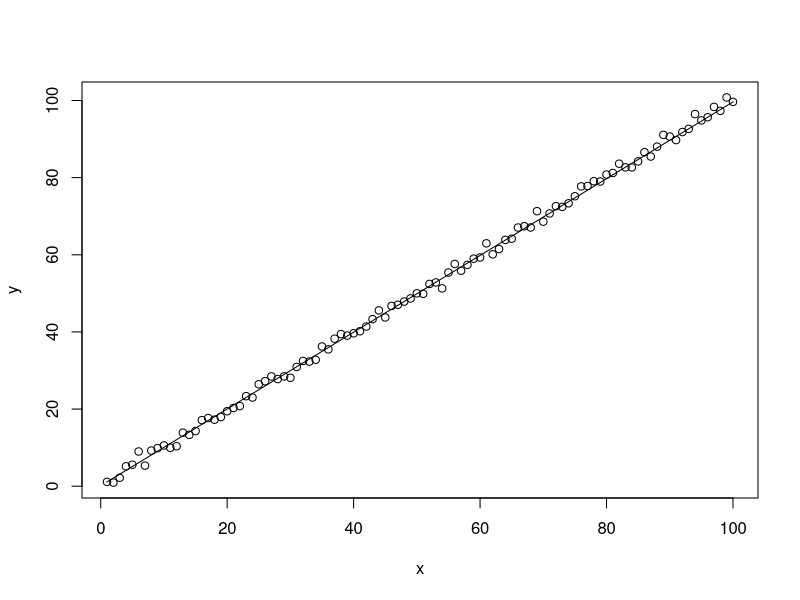

Source code (R):
## ---- chunk 1
#| code-line-numbers: "|2|4"
#| echo: true
#| output-location: column

x <- 1:100
y <- x + rnorm(100)
plot(x,y)
lines(x[c(1,100)],y[c(1,100)])
